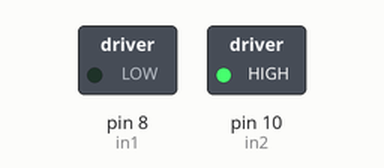
Recording of a program running on a simulated Raspberry Pi (header pin numbers). Shown: switched loads named in the program (green lamp = pin HIGH).

Above: at 0.1 s.
Timing chart, 0 to 1.6 s (numbered marks = the images above):
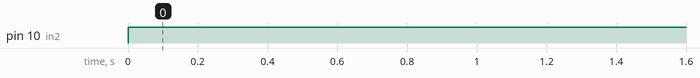

The program:

DC_motor.py
```python
import RPi.GPIO as gp
from time import sleep

gp.setmode(gp.BOARD)

in1= 8
in2= 10
gp.setup(in1,gp.OUT)
gp.setup(in2,gp.OUT)

gp.output(in1,gp.LOW)
gp.output(in2,gp.LOW)

try:
	while True:
		gp.output(in1,gp.LOW)
		gp.output(in2,gp.HIGH)
finally:
	gp.cleanup()
```

Measured:
- by itself, pin 10 (in2): LOW → HIGH at 0.00 s
